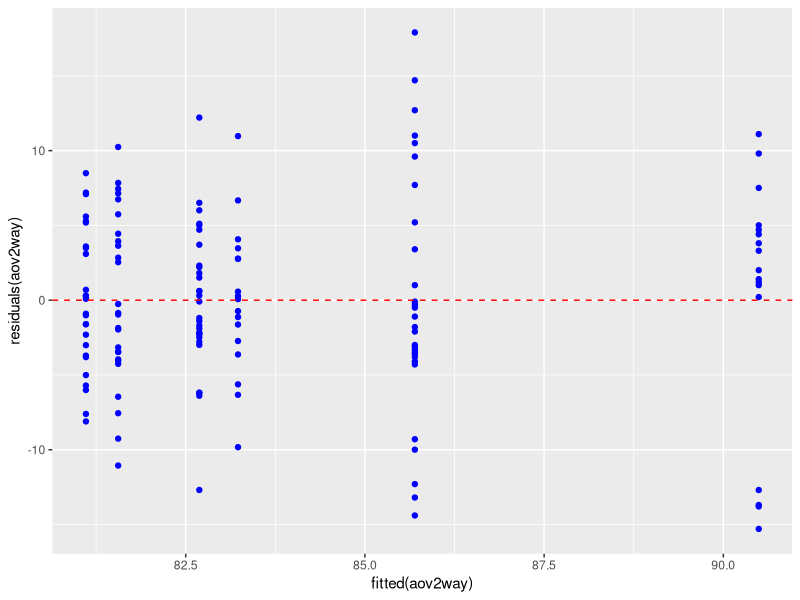
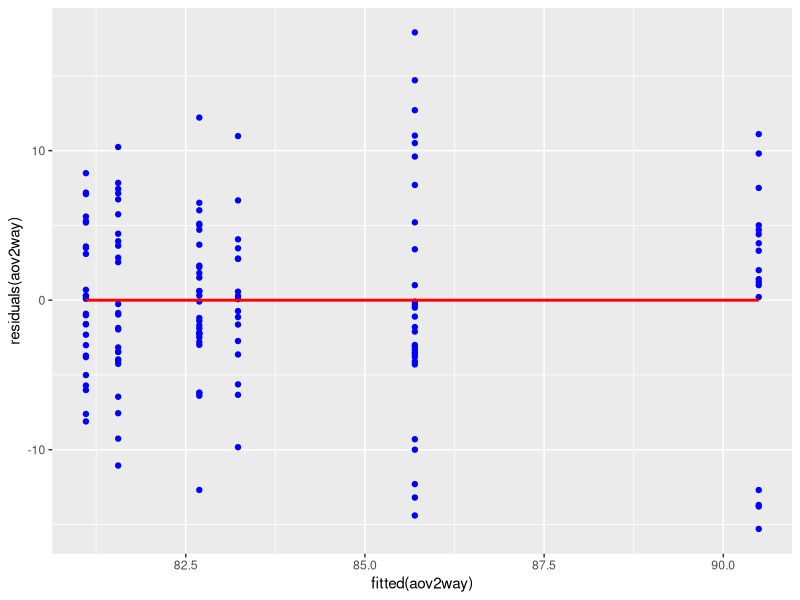
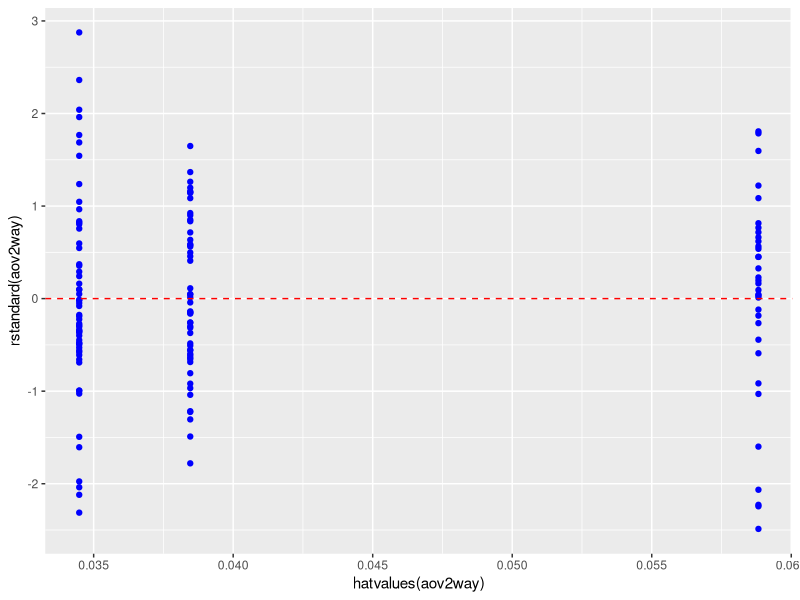
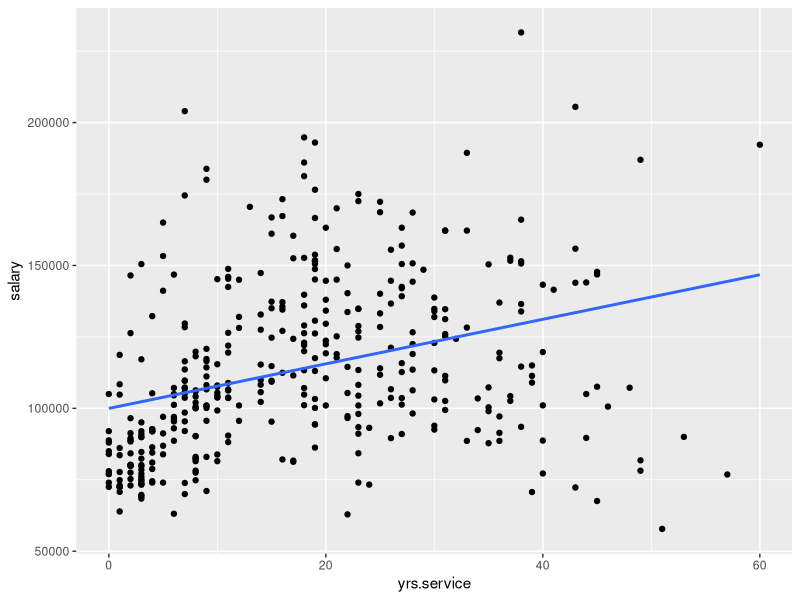
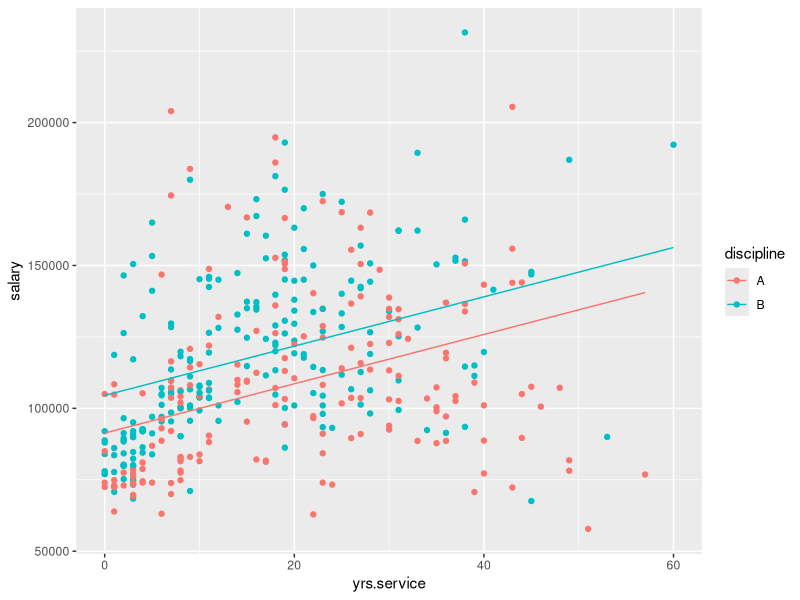
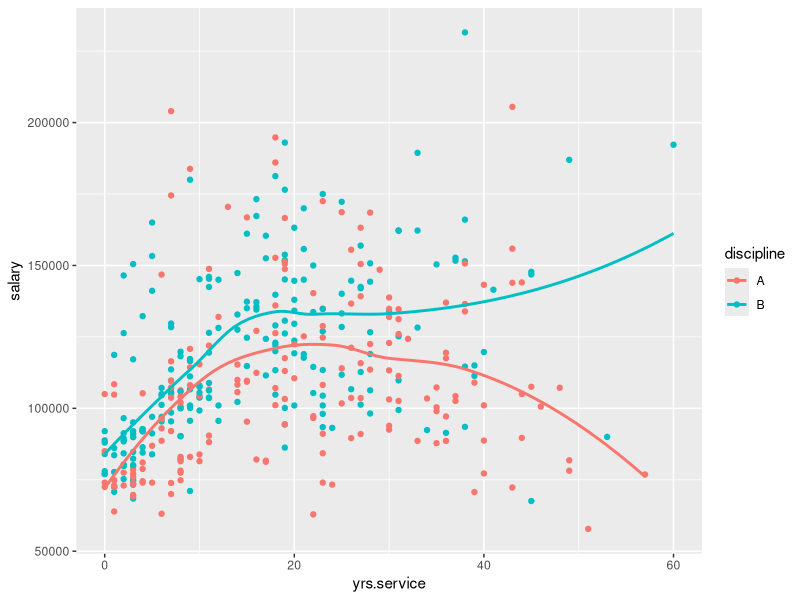
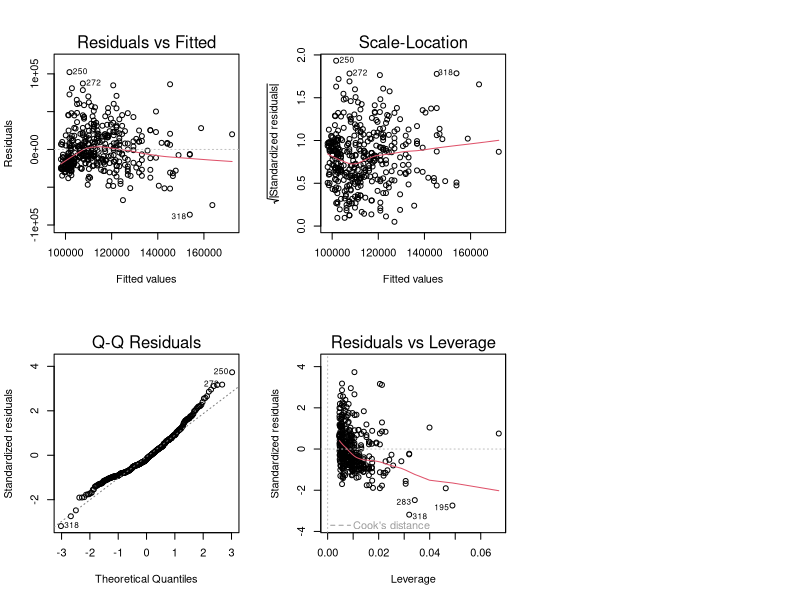

These figures' R source, in order:
### Stats with R Exercise sheet 7

##############################################################################
#Week8: Checking Assumptions underlying ANOVA and linear regression
##############################################################################

## This exercise sheet contains the exercises that you will need to complete and 
## submit by 23:55 on Thursday, December 28. Write the code below the questions. 
## If you need to provide a written answer, comment this out using a hashtag (#). 
## Submit your homework via cms

## Please write below your (and your teammates) name, matriculation number. 
## Name: Yana Veitsman
## Matriculation number: 7054842
## Name: Anthony Dsouza
## Matriculation number: 7053485
## Name: Tyler Lee
## Matriculation number: 7054832

###############################################################################
###############################################################################

# The following line of code clears your workspace.

rm(list = ls())

################################
### Please, use ggplot to make plots in all exercises unless specified differently!
################################

################################
### Exercise 1 ANOVA assumptions
################################
library(MASS)
library(dplyr)
library(tidyr)
library(ggplot2)
library(car)
library(ggplot2)

data_long = anorexia%>% pivot_longer(c(Postwt,Prewt), names_to = "Time", values_to = "Weight") %>%
  mutate(Time = factor(Time, levels=c("Prewt","Postwt")))
## a) Please rerun the two-way interaction model from sheet 5 (modelling weight by time and treatment and
##  their interaction for the data_long data set)

aov2way <- aov(formula=Weight ~ Time * Treat, data = data_long)

## b) Run the levene test for this model

leveneTest(aov2way)

## c) What do you conclude?
## Given Time and Treatment (F(5, 138)=1.9042, p>0.05) we cannot reject the null 
## hypothesis about the equality of variance in the 2 groups, hence we can assume
## their homoscedacity.

## d) Look at homoscedacity using plots instead

## Using residuals vs. fitted
ggplot(data_long, aes(fitted(aov2way), residuals(aov2way))) +
  geom_point(color="blue") +
  geom_hline(yintercept=0, linetype="dashed", color="red")

# Using Scale-Location
ggplot(data_long, aes(fitted(aov2way), residuals(aov2way))) +
  geom_point(color="blue") +
  geom_smooth(se=FALSE, method="lm", color="red")

# Using residuals vs.leverage
ggplot(data_long) +
  geom_point(aes(x=hatvalues(aov2way), y=rstandard(aov2way)), color="blue") +
  geom_hline(yintercept=0, linetype="dashed", color="red")

################################
### Exercise 2 LM assumptions
################################

##a) Load the dataset Salaries from package carData and store it in a variable called data. 
# Familiarize yourself with the content of the dataset: https://r-data.pmagunia.com/dataset/r-dataset-package-car-salaries

data <- Salaries

## b) Run a simple regression, just including 'years in service' as predictor and salary as the dependent variable
##  Store it in lm1

lm1 <- lm(formula = salary ~ yrs.service, data=data)
summary(lm1)

## c) Report and explain the effect of 'years in service'

#### For every year in service, salary increases by 779.6 dollars.

## d) Make a scatterplot of salary by 'years in service', including the regression line

ggplot(data, aes(x=yrs.service, y=salary)) +
  geom_point() +
  geom_smooth(method='lm', se=FALSE)

## e) Next, fit a model of salary including 'years in service' and discipline as predictors, store it in lm2

lm2 <- lm(formula = salary ~ yrs.service + discipline + 0, data=data)
summary(lm2)

## f) Report and explain the effects of 'years in service' and discipline.

#### For every year in service, salary is expected to increase by 862.8 dollars. 
#### The salary with no years of service is expected to be 91335.8 dollars if 
#### the professor is of discipline A. The salary with no years of service is
#### expected to be 104519.9 dollars if the professor is of discipline B.

##  Next we want to plot a model where both predictors are shown. For those we first store the predicted values
## of our model:
data$sal_pred = fitted(lm2)

## g) Now, plot the original data (salary by 'years in service' with different colors for disicpline), but use the 
## fitted values (sal_pred) inside geom_smooth() or geom_line(), otherwise, it will display regression lines 
## assuming an interaction
## The resulting plot should show the data points in different colors and two parallel regression lines.

ggplot(data, aes(x=yrs.service, y=salary, color=discipline)) +
  geom_point() +
  geom_line(data=data,aes(x=yrs.service, y=sal_pred, color=discipline))

## h) Run a regression model that includes also the interaction between 'years in service' and discipline and store it
##  as lm3

lm3 <- lm(formula = salary ~ yrs.service + discipline + 
            yrs.service * discipline + 0, data=data)

## i) Plot the results of the model! (This time no need to specify the pred data set)

ggplot(data, aes(x=yrs.service, y=salary, color=discipline)) +
  geom_point() +
  geom_smooth(se=FALSE)

## j) Report the results of lm3 and interpret with the help of the graph in i)

#### For professors of discipline A, salary is predicted to increase rapidly
#### until about 15 years of service, plateau until about 35 years of service
#### and increase at a moderate rate thereafter.

#### For professors of discipline B, salary is predicted to rapidly increase 
#### until about 10 years of service, increase at a steadily decreasing rate  
#### until about 20 years of service and then decrease at a steadily increasing
#### rate thereafter.

## k) To do model checking on your model lm3, i.e. inspect the standard model plots provided by R (no ggplot, 
## see lecture notes for syntax)

par(mfcol=c(2,3))
plot(lm3)
which=seq(1,6)

## l) Which plot do you turn to to check for homogeneity of residuals (homoscedasticity)? What do you conclude?

#### You turn to the Scale-Location plot. The red line is approximately flat and 
#### horizontal. This indicates that variance is nearly constant. 

## m) Which one do you use for normality of residuals? What is your conclusion?

#### You use the Q-Q Residuals plot for the normality of residuals. The points 
#### approximately follow the straight, dotted line, which indicates that the 
#### residuals are normally distributed.

################################
### Exercise 3 LM outliers
################################

## a) run a lm model on the same data set, but this time, using the predictors discipline and yrs since phd 
##  and their interaction and assign the result to lm4

lm4 <- lm(formula = salary ~ yrs.since.phd + discipline + 
            yrs.since.phd * discipline + 0, data=data)

## b) look at the model summary. Which effects are significant?

#### The effect of years since phd and discipline on salary are significant with
#### alpha = 0.05; however, the effect of the interaction between years since phd 
#### and discipline on salary is not significant.

## c) How do you check for influential data points (aka bad outliers)?

## d) Try fitting the same model with the most suspicious data point excluded. What do you find?
